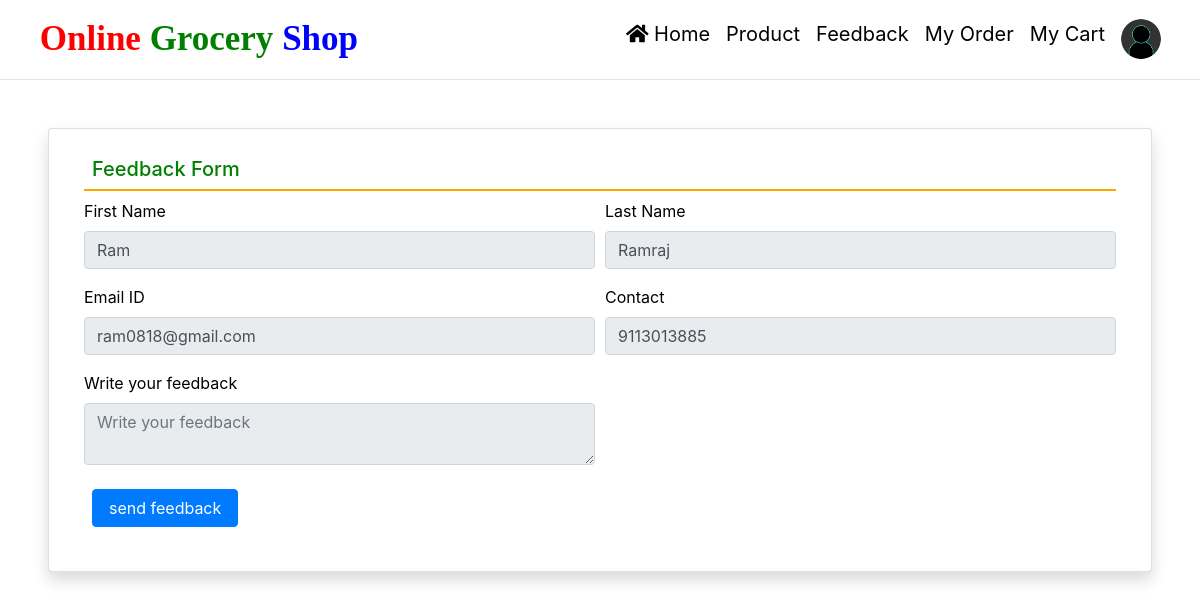
/user-feedback/ (signed in), run on the app's committed database.
### groceryapp/models.py (models this page shows, shortened)
class UserProfile(models.Model):
    user = models.ForeignKey (User, on_delete=models.CASCADE, null=True, blank=True)
    mobile = models.CharField(max_length=100, null=True, blank=True)
    address = models.TextField(null=True, blank=True)
    image = models.FileField(null=True, blank=True)

### groceryapp/views.py (the view)
# urls.py: path('user-feedback/', user_feedback, name="user_feedback"),
def user_feedback(request):
    user = UserProfile.objects.get(user=request.user)
    if request.method == "POST":
        Feedback.objects.create(user=request.user, message=request.POST['feedback'])
        messages.success(request, "Feedback sent successfully")
    return render(request, "feedback-form.html", locals())

### groceryapp/templates/feedback-form.html (shortened to what this page needs)
{% load static %}
<html>
<head>
</head>
<body>
{% include 'navigation.html' %}
<hr class="mt-0">
<div class="card shadow m-5">
    <div class="card-body">
        <div class="container-fluid">
            <h5 class="p-2" style="border-bottom: 2px solid orange;color:green">Feedback Form</h5>
            <form method="post" name="feedback">
                <div class="form-row">
                    <div class="col-sm-6">
                        <div class="form-group">
                            <label for="fname">First Name</label>
                            <input type="text" name="fname" id="fname" placeholder="Enter First Name" value="{{user.user.first_name}}" readonly class="form-control">
                        </div>
                    </div>
                    <div class="col-sm-6">
                        <div class="form-group">
                            <label>Last Name</label>
                            <input type="text" name="lname" value="{{user.user.last_name}}" placeholder="Enter Last Name" readonly class="form-control">
                        </div>
                    </div>
                    <div class="col-sm-6">
                        <div class="form-group">
                            <label>Email ID</label>
                            <input type="email" name="email" placeholder="Email Address" value="{{user.user.username}}" readonly class="form-control">
                        </div>
                    </div>
                    <div class="col-sm-6">
                        <div class="form-group">
                            <label for="contact">Contact</label>
                            <input type="text" name="mobile" placeholder="Contact Number" value="{{user.mobile}}" readonly required
                                   class="form-control">
                        </div>
                    </div>
                    <div class="col-sm-6">
                        <div class="form-group">
                            <label>Write your feedback</label>
                            <textarea name="feedback" class="form-control" placeholder="Write your feedback" readonly></textarea>
                        </div>
                    </div>
                </div>
                <input type="submit" value="send feedback" class="m-2 px-3 btn btn-primary">
            </form>
        </div>
    </div>
</div>
</body>
</html>

### groceryapp/static/css/mystyle.css (style rules this page uses)
html { scroll-behavior:smooth; }

### groceryapp/templates/feedback-form.html (style rules this page uses)
label { color:black; }

### data on the page
UserProfile: fname "Ram", lname "Ramraj", email "ram0818@gmail.com", mobile "9113013885"
